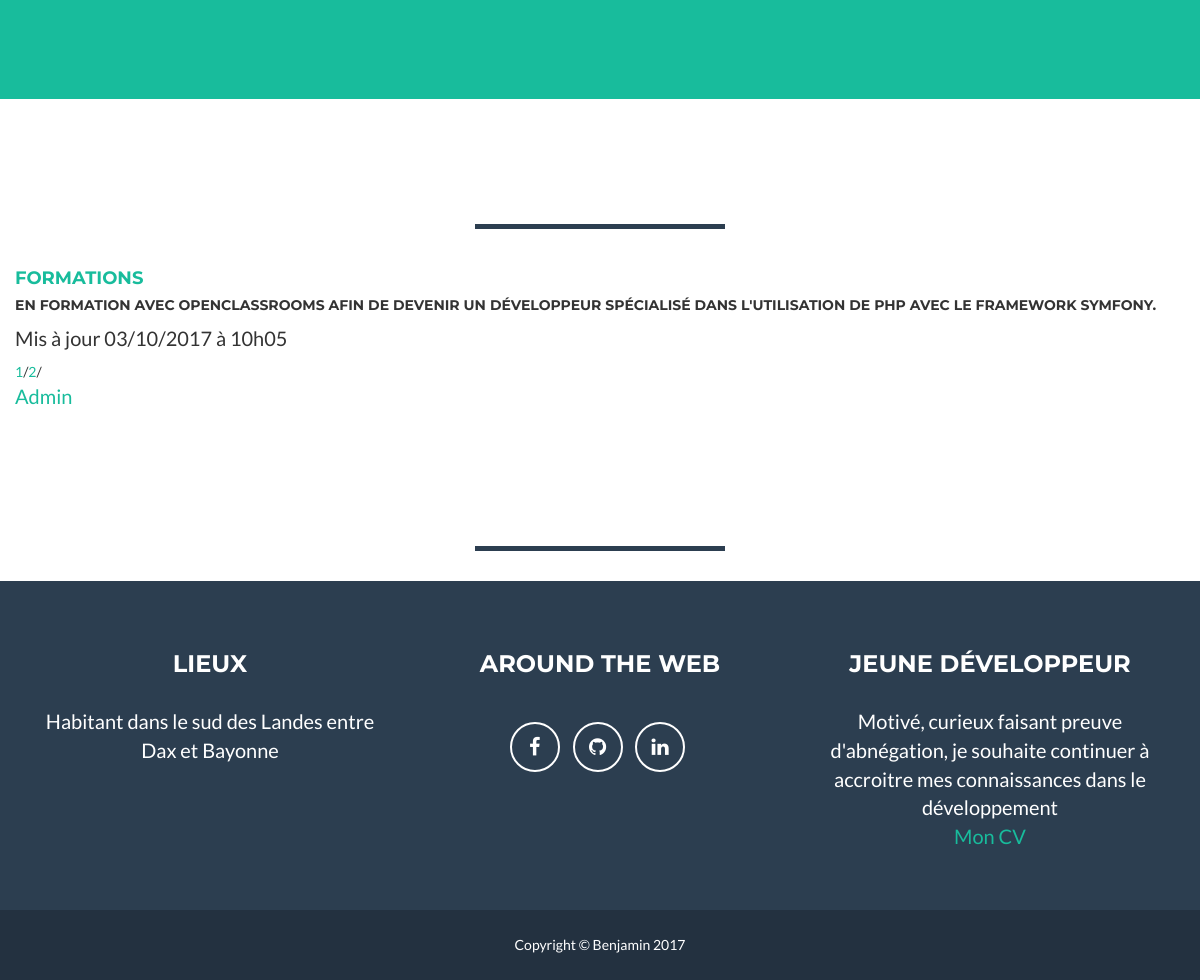
Before: /index.php?page=2 (lower part) with the older database file.
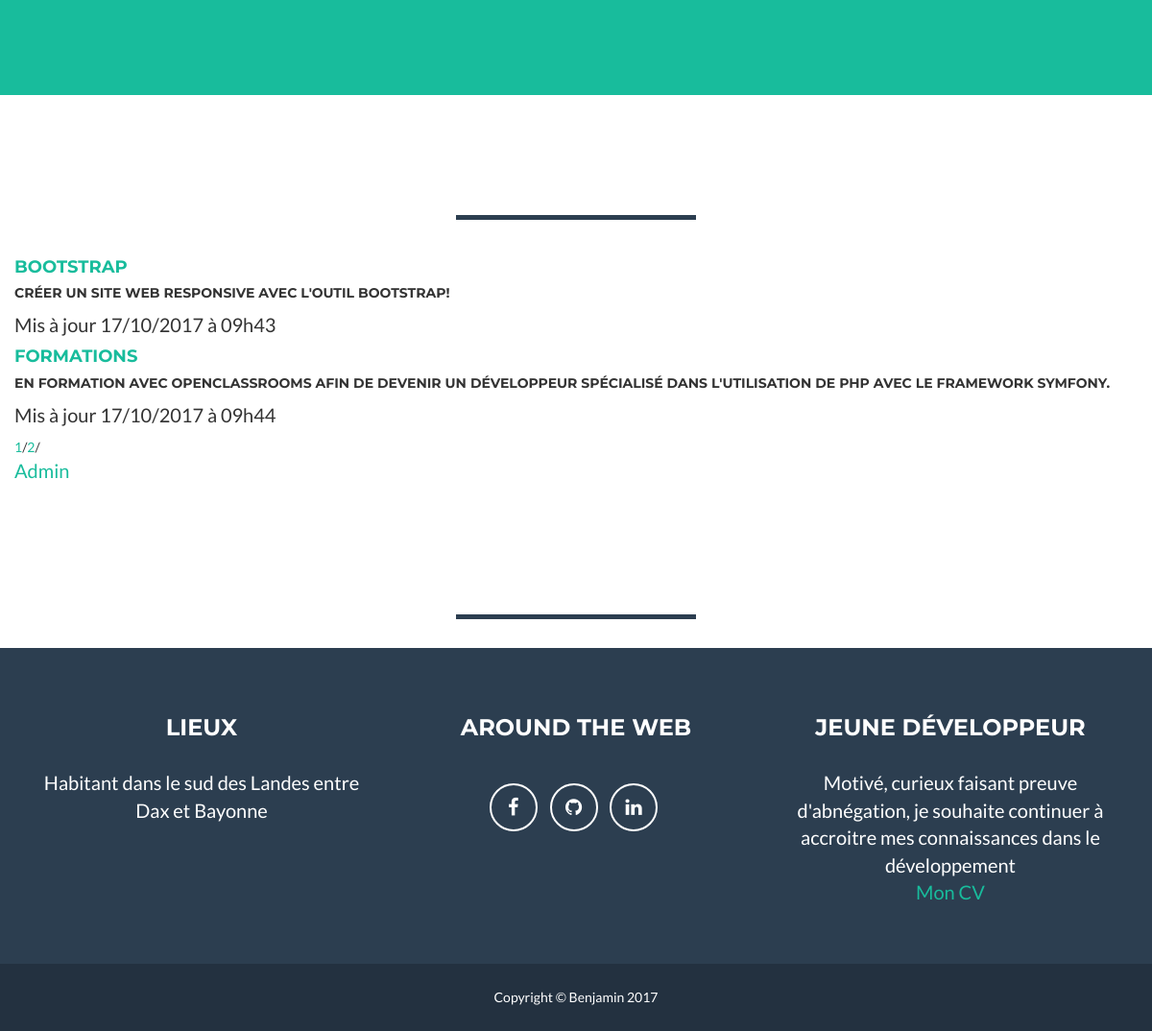
After: the same page with the newer database file.
### tables this page shows
CREATE TABLE `article` (
  `id` int(5) NOT NULL,
  `auteur` varchar(30) NOT NULL,
  `titre` varchar(100) NOT NULL,
  `chapo` varchar(300) NOT NULL,
  `contenu` text NOT NULL,
  `dateAjout` datetime NOT NULL,
  `dateModif` datetime NOT NULL
);

### Controler/ControlerArticles.php (called while the page is built, shortened)
<?
require_once'Modele/Article.php';
require_once'Modele/ArticleManager.php';
	class ControlerArticles{
	public function articles()
	{
	$db = Modele::getMysqlConnexionWithPDO();
	$manager = new ArticleManager($db);
 	$nbArt = $manager->count();
    $limite = 5;
    $nbPage = ceil($nbArt/$limite);
	if(isset($_GET['page']))
	{
        $pageActuelle=intval($_GET['page']);
	}
	else
	{
        $pageActuelle=1;
	}
	$debut=($pageActuelle-1)*$limite;
	$listearticle = $manager->getList($debut,$limite);
	require 'View/viewArticles.php';
	}
	}

### index.php (called while the page is built, shortened)
<?php
$RouterFront = new RouterFront();
$RouterFront->routerRequete();

### Modele/ArticleManager.php (called while the page is built, shortened)
<?php
class ArticleManager extends Modele
{
  protected $db;
  public function __construct(PDO $db)
  {
    $this->db = $db;
  }
  public function count()
  {
    return $this->db->query('SELECT COUNT(*) FROM article')->fetchColumn();
  }
  public function getList($debut = -1, $limite = -1)
  {
    $sql = 'SELECT id, auteur, titre, chapo, contenu, dateAjout, dateModif FROM article ORDER BY id DESC';
    if ($debut != -1 || $limite != -1)
    {
      $sql .= ' LIMIT '.(int) $limite.' OFFSET '.(int) $debut;
    }
    $requete = $this->db->query($sql);
    $requete->setFetchMode(PDO::FETCH_CLASS | PDO::FETCH_PROPS_LATE, 'Article');
    $listeArticle = $requete->fetchAll();
    return $listeArticle;
  }
}

### Modele/Article.php (called while the page is built, shortened)
<?php
class Article extends Modele
{
  protected $erreurs = [],
            $id,
            $auteur,
            $titre,
            $chapo,
            $contenu,
            $dateAjout,
            $dateModif;
  public function setDateAjout(DateTime $dateAjout)
  {
    $this->dateAjout = $dateAjout;
  }
  public function setDateModif(DateTime $dateModif)
  {
    $this->dateModif = $dateModif;
  }
  public function id()
  {
    return $this->id;
  }
  public function titre()
  {
    return $this->titre;
  }
  public function chapo()
  {
    return $this->chapo;
  }
  public function dateAjout()
  {
    return $this->dateAjout;
  }
  public function dateModif()
  {
    return $this->dateModif;
  }
}

### View/viewArticles.php (the view, shortened to what this page needs)
<div class="articles">
<?php
	foreach($listearticle as $article)
{
  echo '<h4><a href="index.php?action=article&id=', $article->id(), '">', $article->titre(), '</a></h4>', "\n",
       '<h5>',  nl2br($article->chapo()), '</h5>',
       '<p>Mis à jour ', $article->dateModif()->format('d/m/Y à H\hi'), '</p>';
}
for ($i = 1 ; $i <= $nbPage; $i++)
{
   echo '<a href="index.php?page='.$i.'">', $i ,'</a>/';
}
?>
<a href="<?= "index.php?action=accueil"?>"> <p>Admin</p></a>
</div>
<?php require 'template.php'; ?>

Changed rows visible on the page:
now on this page (row edited): article: titre "BOOTSTRAP", chapo "CRÉER UN SITE WEB RESPONSIVE AVEC L'OUTIL BOOTSTRAP!", format "17/10/2017 à 09h43"
changed article "FORMATIONS": format "03/10/2017 à 10h05" → "17/10/2017 à 09h44"
